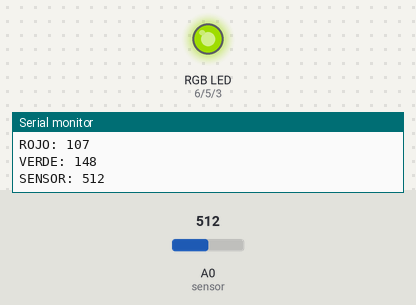
A sketch run on a simulated Arduino Uno, built with avr-gcc and run on an emulated ATmega328P. Shown: an RGB LED mixed from three pins (HIGH = lit), the last lines printed to the serial monitor. The test bench sets the inputs (shaded band); at power-on: A0 (sensor) = 512. Dim RGB values are drawn brighter than linear.

Above: at 1.2 s.
1.3 s: A0 (sensor) set to 306
At 1.7 s:
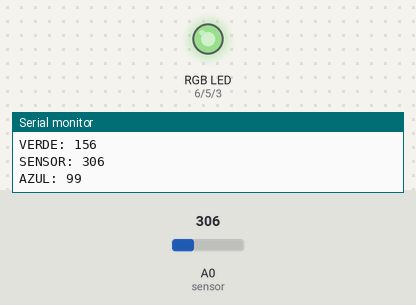
2.8 s: A0 (sensor) set to 122
At 3.4 s:
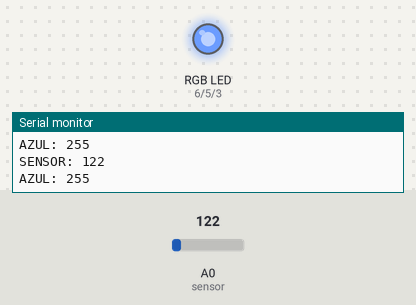
4.3 s: A0 (sensor) set to 142
7.3 s: A0 (sensor) set to 164
At 8.2 s:
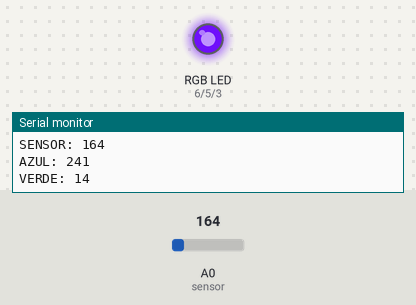
8.8 s: A0 (sensor) set to 265
At 9.2 s:
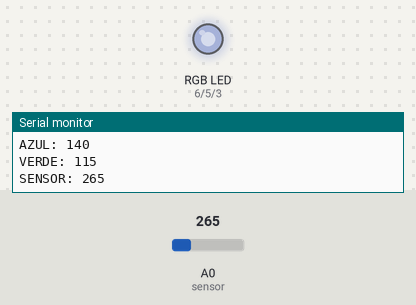
10.3 s: A0 (sensor) set to 1023
At 11.0 s:
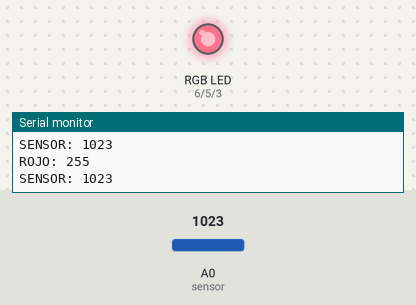
Timing chart, 0 to 12.8 s (numbered marks = the images above; inputs shaded):
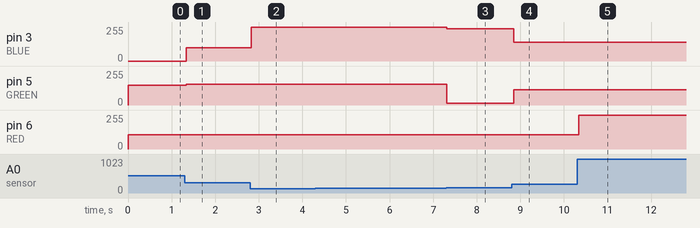

Measured:
- the behaviour switches between 150 and 151 on A0 (sensor) (found by bisection; images 2 and 3)
- after the input at 1.3 s, pin 3 (BLUE): 0/255 → 99/255 at once; pin 5 (GREEN): 148/255 → 156/255 at once
- after the input at 2.8 s, pin 3 (BLUE): 99/255 → 255/255 at once
- after the input at 7.3 s, pin 3 (BLUE): 255/255 → 241/255 at once; pin 5 (GREEN): 156/255 → 14/255 at once
- after the input at 8.8 s, pin 3 (BLUE): 241/255 → 140/255 after 0.05 s; pin 5 (GREEN): 14/255 → 115/255 after 0.05 s
- after the input at 10.3 s, pin 6 (RED): 107/255 → 255/255 at once

The sketch:

PhotocellDiodo.ino
```cpp
// Define Pins
#define BLUE 3
#define GREEN 5
#define RED 6
int sensor = 0;
int photocell = 0;
int redValue;
int greenValue;
int blueValue;

//Cotas
#define LOWERBOUND 150
#define UPPERBOUND 660
#define MAXRGB 255
void setup() {
  // put your setup code here, to run once:
  Serial.begin(9600);
  pinMode(RED, OUTPUT);
  pinMode(GREEN, OUTPUT);
  pinMode(BLUE, OUTPUT);
  digitalWrite(RED, LOW);
  digitalWrite(GREEN, LOW);
  digitalWrite(BLUE, LOW);
}

void loop() {
  photocell = analogRead(sensor);
  Serial.print("SENSOR: ");
  Serial.println(photocell);
  if(photocell <= LOWERBOUND){
      blueValue = 255;
      analogWrite(BLUE, blueValue);
      Serial.print("AZUL: ");
      Serial.println(blueValue);
    }
  if(photocell > LOWERBOUND && photocell <= LOWERBOUND+MAXRGB){
    photocell = photocell - LOWERBOUND;
      greenValue = 0 + photocell;
      blueValue = MAXRGB - photocell;
      analogWrite(GREEN, greenValue);
      analogWrite(BLUE, blueValue);
       Serial.print("AZUL: ");
      Serial.println(blueValue);
      Serial.print("VERDE: ");
      Serial.println(greenValue);
  }
  if(photocell>LOWERBOUND+MAXRGB && photocell <= UPPERBOUND){
    photocell = photocell-MAXRGB-LOWERBOUND;
    redValue = 0+photocell;
    greenValue= 255-photocell;
    analogWrite(GREEN, greenValue);
    analogWrite(RED, redValue);
     Serial.print("ROJO: ");
      Serial.println(redValue);
      Serial.print("VERDE: ");
      Serial.println(greenValue);
  }
  if(photocell > UPPERBOUND){
    redValue = 255;
    analogWrite(RED, redValue);
    Serial.print("ROJO: ");
      Serial.println(redValue);
    }


}
```
